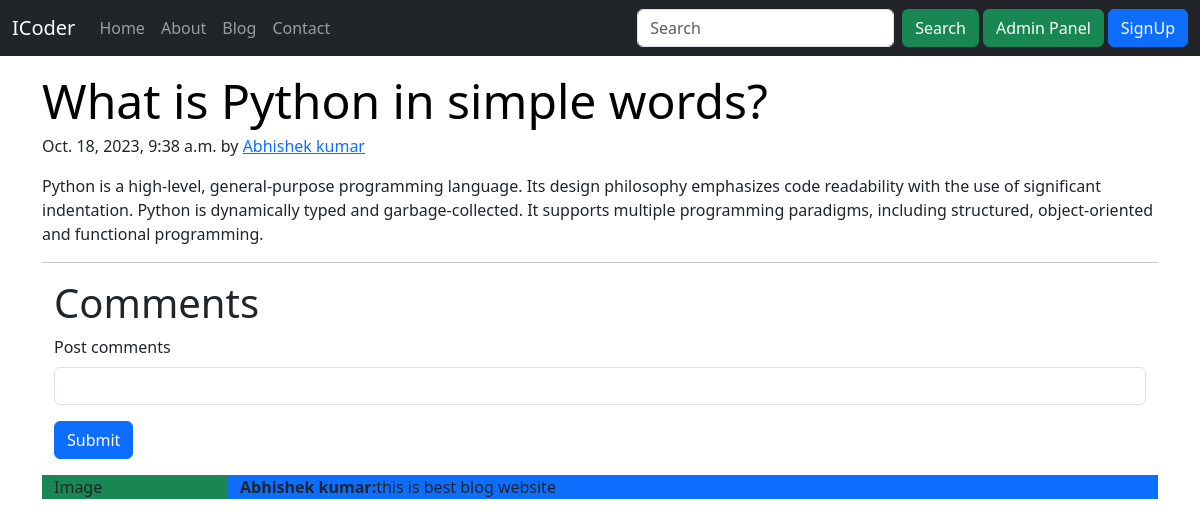
Page /blog/python on the committed database.
### blog/models.py (models this page shows, shortened)
class Post(models.Model):
    sno = models.AutoField(primary_key=True)
    title = models.CharField(max_length=100)
    content = models.TextField(max_length=1000)
    author = models.CharField(max_length=100)
    slug = models.CharField(max_length=130)
    time = models.DateTimeField(blank=True)

### blog/views.py (the view)
# urls.py: path('<str:slug>', views.blogPost, name='blogPost'),
def blogPost(request, slug):
    post = Post.objects.filter(slug=slug)[0]
    comments = BlogComment.objects.filter(post=post)
    context = {"post": post, "comments": comments}
    return render(request, "blog/blogPost.html", context)

### templates/blog/blogPost.html (shortened to what this page needs)
{% extends 'base.html'%}
{% block body%}
<div class='container'>
    <article class="blog-post my-3">
        <h2 class="display-5 link-body-emphasis mb-1">{{post.title}}</h2>
        <p class="blog-post-meta">{{post.time}} by <a href="#">{{post.author}}</a></p>
        <p>{{post.content |safe}}</p>
        <hr>
    </article>
    <div class="container">
        <h1>Comments</h1>
        <form action="/blog/postComment" method="post">
            <div class="mb-3">
                <label for="exampleInputEmail1" class="form-label">Post comments</label>
                <input type="comment" class="form-control" id="exampleInputEmail1" aria-describedby="emailHelp">
            </div>
            <button type="submit" class="btn btn-primary">Submit</button>
        </form>
        <div class="row my-3">
            <div class="col-md-2 bg-success">Image</div>
            <div class="col-md-10 bg-primary"><b>Abhishek kumar:</b>this is best blog website</div>
        </div>
    </div>
</div>
{% endblock body%}

### rows in the picture
Post: title "What is Python in simple words?", time "Oct. 18, 2023, 9:38 a.m.", author "Abhishek kumar", content "Python is a high-level, general-purpose programming language. Its design philosophy emphasizes code readability with the use of significant indentation. Python is dynamically typed and garbage-collected. It supports multiple programming paradigms, including structured, object-oriented and functional programming."
